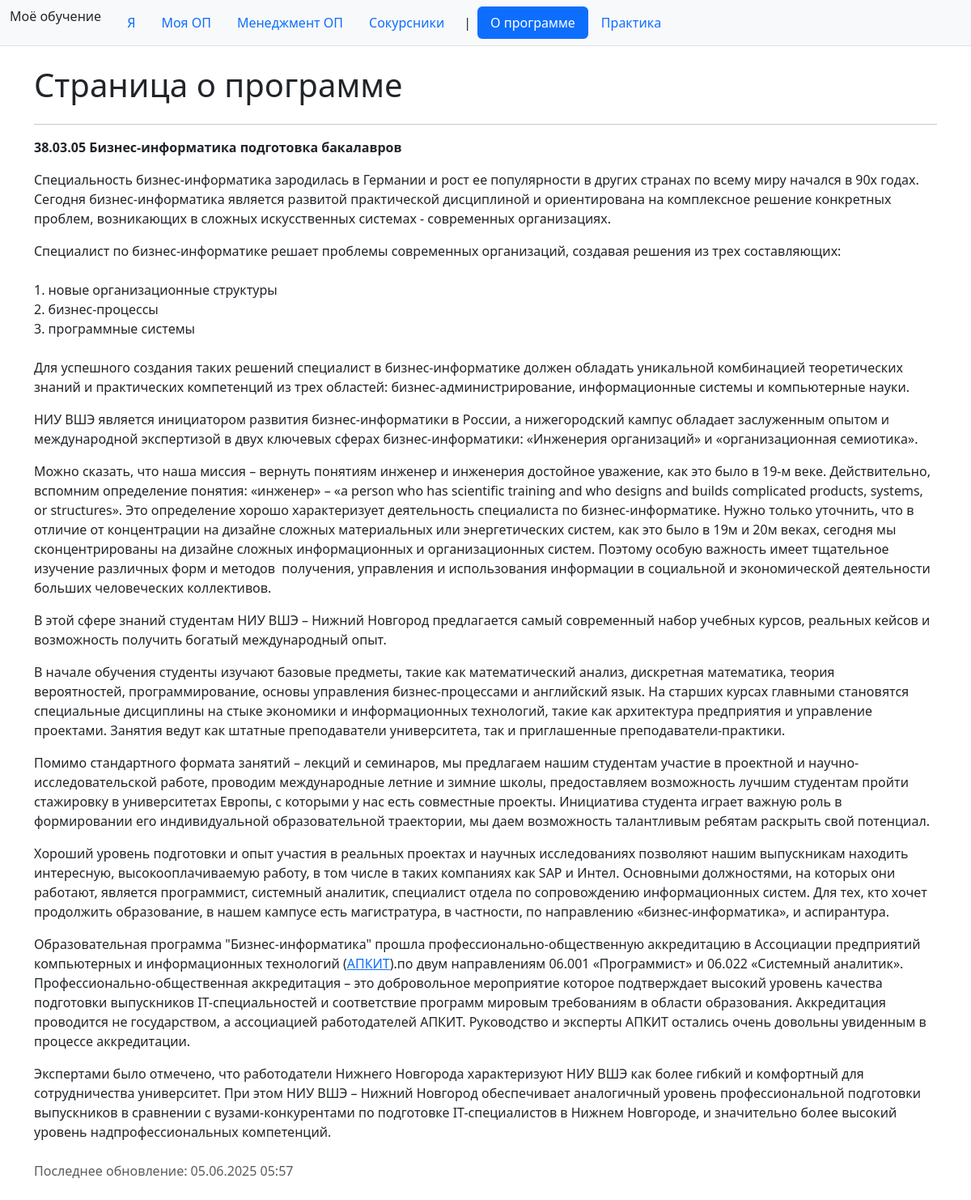
Page /my-education/page/first-page/ on the committed database.
### my_education/models.py (models this page shows, shortened)
class GenericPage(models.Model):
    page_slug = models.SlugField(
        "Уникальный слаг",
        max_length=100,
        unique=True,
        help_text="URL: /my-education/page/<page_slug>/"
    )
    page_title = models.CharField("Заголовок страницы", max_length=200)
    menu_label = models.CharField(
        "Название в навигации",
        max_length=100,
        blank=True,
        help_text="Если пусто или menu_order=0 → не показывать в меню"
    )
    menu_order = models.IntegerField(
        "Позиция в навигации",
        default=0,
        help_text=">0 → показывать; чем выше число, тем раньше в меню"
    )
    content_html = models.TextField(
        "HTML-контент страницы",
        default="<p>Здесь ваш HTML-контент</p>"
    )
    updated_at = models.DateTimeField("Последнее изменение", auto_now=True)
    class Meta:
        verbose_name = "Универсальная страница"
        verbose_name_plural = "Универсальные страницы"
        ordering = ["-menu_order", "page_title"]
    def get_absolute_url(self):
        return reverse("my_education:generic_page", kwargs={"page_slug": self.page_slug})

### my_education/views.py (the view)
# urls.py: path("page/<slug:page_slug>/", views.generic_page, name="generic_page"),
def generic_page(request, page_slug):
    page = get_object_or_404(GenericPage, page_slug=page_slug)
    generic_nav_items = GenericPage.objects.filter(menu_order__gt=0).order_by("-menu_order")
    return render(request, "my_education/generic_page.html", {
        "page": page,
        "generic_nav_items": generic_nav_items,
    })

### my_education/templates/my_education/generic_page.html (shortened to what this page needs)
{% extends "my_education/base.html" %}
{% block content %}
<h1 class="mb-4">{{ page.page_title }}</h1>
<hr>
<div>
    {{ page.content_html|safe }}
</div>
<p class="text-muted mt-4">
    Последнее обновление: {{ page.updated_at|date:"d.m.Y H:i" }}
</p>
{% endblock %}

### my_education/templates/my_education/base.html (shortened to what this page needs)
<!DOCTYPE html>
<html lang="en">
<head>
    <link href="https://cdn.jsdelivr.net/npm/bootstrap@5.3.3/dist/css/bootstrap.min.css" rel="stylesheet">
</head>
<body>
<header class="bg-light border-bottom mb-4">
    <div class="container-fluid">
        <nav class="nav nav-pills py-2 nav-flex-wrap">
            <span class="navbar-brand me-3">Моё обучение</span>
            <a class="nav-link{% if request.resolver_match.url_name == 'profile' %} active{% endif %}"
               href="{% url 'my_education:profile' %}">Я</a>
            <a class="nav-link{% if request.resolver_match.url_name == 'program' %} active{% endif %}"
               href="{% url 'my_education:program' %}">Моя ОП</a>
            <a class="nav-link{% if request.resolver_match.url_name == 'program_staff' %} active{% endif %}"
               href="{% url 'my_education:program_staff' %}">Менеджмент ОП</a>
            <a class="nav-link{% if request.resolver_match.url_name == 'mates' %} active{% endif %}"
               href="{% url 'my_education:mates' %}">Сокурсники</a>
            <span class="navbar-text mx-2">|</span>
            {% for gp in generic_nav_items %}
            <a class="nav-link{% if request.path == gp.get_absolute_url %} active{% endif %}"
               href="{{ gp.get_absolute_url }}">
                {{ gp.menu_label }}
            </a>
            {% endfor %}
        </nav>
    </div>
</header>
<div class="container my-4">
    {% block content %}{% endblock %}
</div>
</body>
</html>

### my_education/templates/my_education/base.html (style rules this page uses)
.nav-flex-wrap { flex-wrap: wrap !important; }

### rows in the picture
GenericPage: menu_label "О программе", page_title "Страница о программе", content_html "38.03.05 Бизнес-информатика подготовка бакалавров Специальность бизнес-информатика зародилась в Германии и рост ее популярности в других странах по всему миру начался в 90х годах. Сегодня бизнес-информатика является развитой практической дисциплиной и ориентирована на комплексное решение конкретных проблем, возникающих в сложных искусственных системах - современных организациях. Специалист по бизнес-информатике решает проблемы современных организаций, создавая решения из трех составляющих: 1. новые организационные структуры 2. бизнес-процессы 3. программные системы Для успешного создания таких решений специалист в бизнес-информатике должен обладать уникальной комбинацией теоретических…", updated_at "05.06.2025 05:57"
GenericPage: menu_label "Практика"
